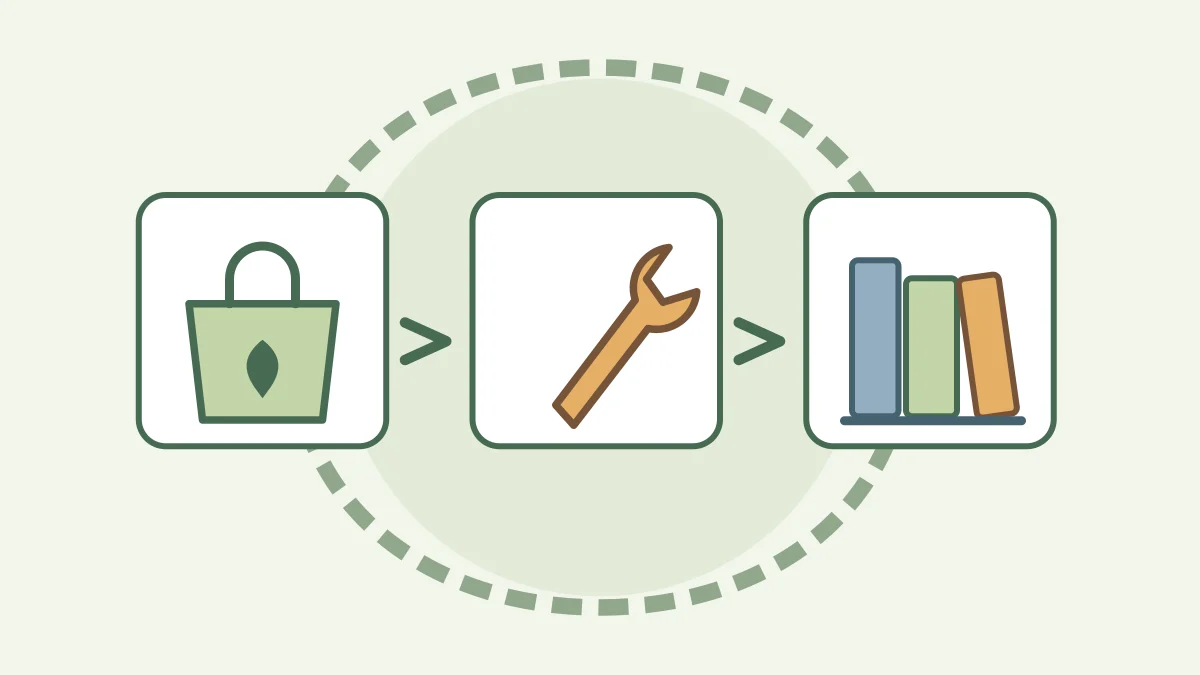
#> input picture assets/images/events/duesseldorf-waste-reduction-week-2026-hero.webp, 1200 x 675 px
$ python -i generate-og-images.py   (imports and definitions only)
#> lines starting #> are read from the running program, lines starting #| are printed output that depends on the picture
#> further down, picture is the input picture: PIL image 1200x675 RGB; mean R, G, B 230.6, 235.7, 223.3
#!/usr/bin/env python3
"""Generate JPEG social-preview images (<name>-og.jpg, 1200x630) next to article heroes.

Threads / Facebook link previews do not reliably read WebP og:image files. When the
og:image cannot be used, Threads falls back to another image on the page (the wide
header logo) and crops it. build-content.mjs points og:image / twitter:image to the
-og.jpg sibling whenever it exists, so run this after adding or replacing a hero image:

  python3 scripts/generate-og-images.py          # create missing / stale files
  python3 scripts/generate-og-images.py --force  # regenerate everything
"""
import argparse
import os
import re
import sys

from PIL import Image

ROOT = os.path.abspath(os.path.join(os.path.dirname(__file__), ".."))
IMAGE_DIRS = [os.path.join(ROOT, "assets", "img")]
CONTENT_DIR = os.path.join(ROOT, "content")
# Hero images outside assets/img (e.g. assets/images/...) referenced from article frontmatter.
FRONTMATTER_IMAGE = re.compile(r"""^(?:image|image_url|hero_image|og_image):\s*["']?(/assets/[^"'\s]+\.webp)""", re.M)
SIZE = (1200, 630)
VARIANT = re.compile(r"-(?:\d+w)\.webp$")


def cover(img):
    img = img.convert("RGB")
    tw, th = SIZE
    scale = max(tw / img.width, th / img.height)
#> scale = 1
    img = img.resize((round(img.width * scale), round(img.height * scale)), Image.LANCZOS)
    left = (img.width - tw) // 2
#> left = 0
    top = (img.height - th) // 2
#> top = 22
    return img.crop((left, top, left + tw, top + th))
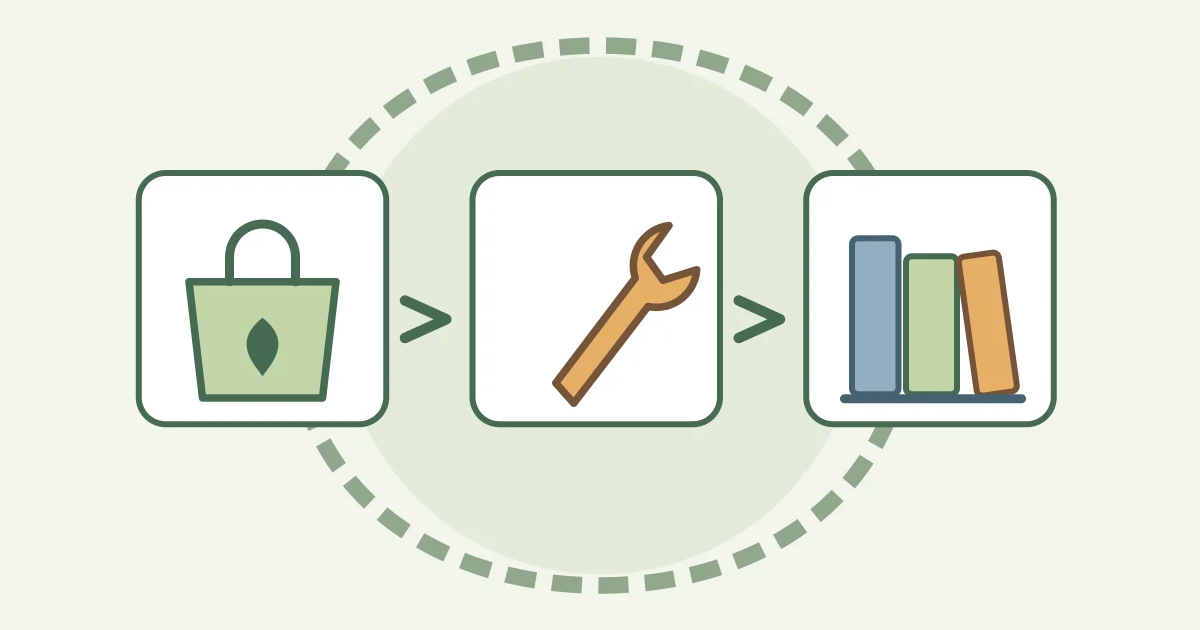
#> returned value: PIL image 1200x630 RGB; mean R, G, B 229.8, 235, 222.4


def sources():
    for base in IMAGE_DIRS:
        for dirpath, _, files in os.walk(base):
            for name in files:
                if name.endswith(".webp") and not VARIANT.search(name):
                    yield os.path.join(dirpath, name)
    for dirpath, _, files in os.walk(CONTENT_DIR):
        for name in files:
            if not name.endswith(".md"):
                continue
            with open(os.path.join(dirpath, name), encoding="utf-8") as fh:
                head = fh.read(4000)
            for src in FRONTMATTER_IMAGE.findall(head):
                path = os.path.join(ROOT, src.lstrip("/"))
                if not src.startswith("/assets/img/") and os.path.isfile(path):
                    yield path


def main():
    parser = argparse.ArgumentParser()
    parser.add_argument("--force", action="store_true")
    args = parser.parse_args()
    made = 0
    for src in sorted(set(sources())):
        dst = src[: -len(".webp")] + "-og.jpg"
        if not args.force and os.path.exists(dst) and os.path.getmtime(dst) >= os.path.getmtime(src):
            continue
        with Image.open(src) as img:
            if img.width < 600:
                continue
            cover(img).save(dst, "JPEG", quality=65, optimize=True, progressive=True)
        made += 1
    print(f"generated {made} og images", file=sys.stderr)


# [2 lines not run here, left out]

>>> from PIL import Image
>>> picture = Image.open('../assets/images/events/duesseldorf-waste-reduction-week-2026-hero.webp')
>>> result = cover(picture)

$ run again, on assets/images/living/bad-wildungen-town-history-timeline-v1-768w.webp
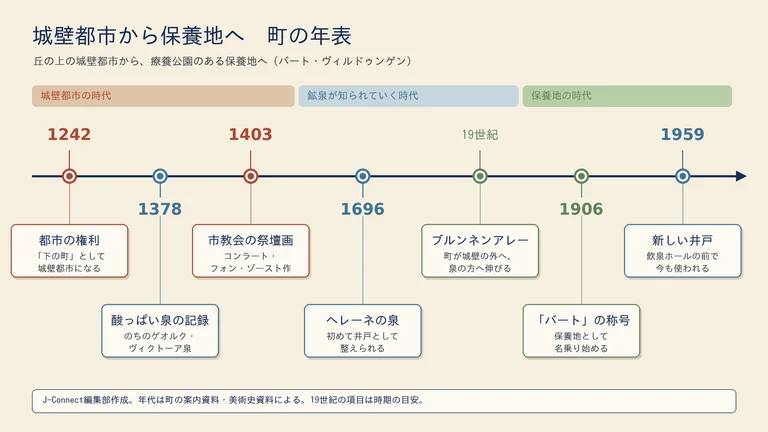
#> input picture assets/images/living/bad-wildungen-town-history-timeline-v1-768w.webp, 768 x 432 px
#> picture is the input picture: PIL image 768x432 RGB; mean R, G, B 237, 232.7, 219.3
#> in cover, `img = img.resize((round(img.width * scale), round(img.height * scale))..`:
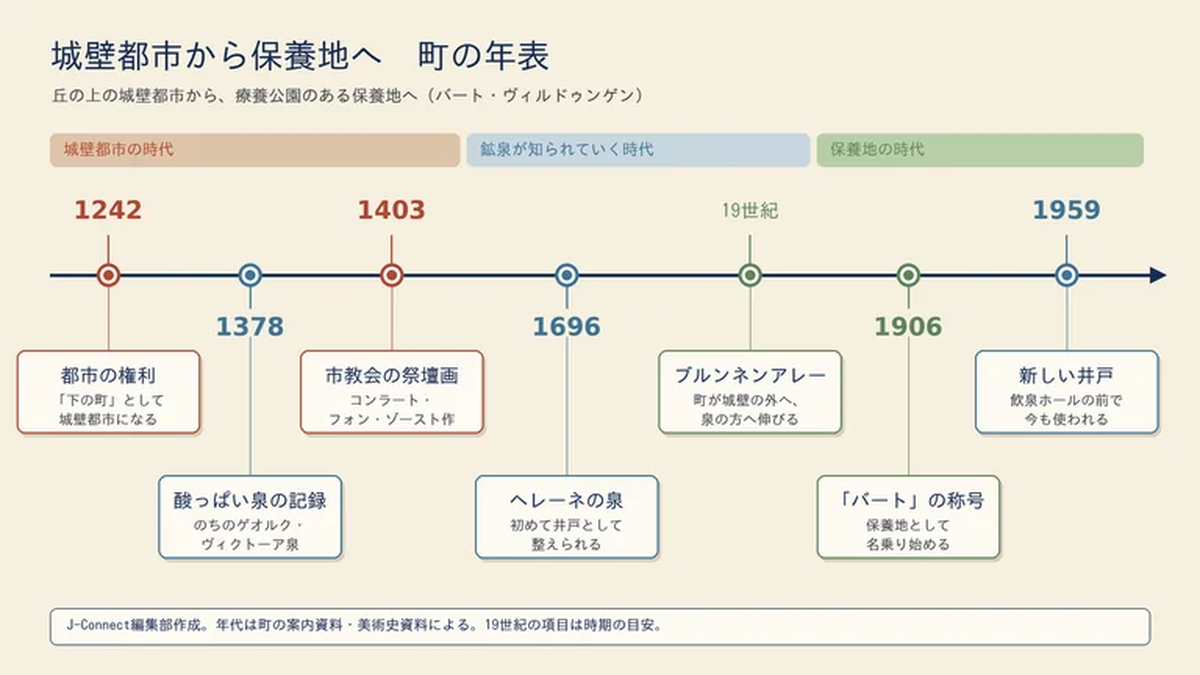
#> img: PIL image 1200x675 RGB; mean R, G, B 236.8, 232.6, 219.2
#> in cover, `return img.crop((left, top, left + tw, top + th))`:
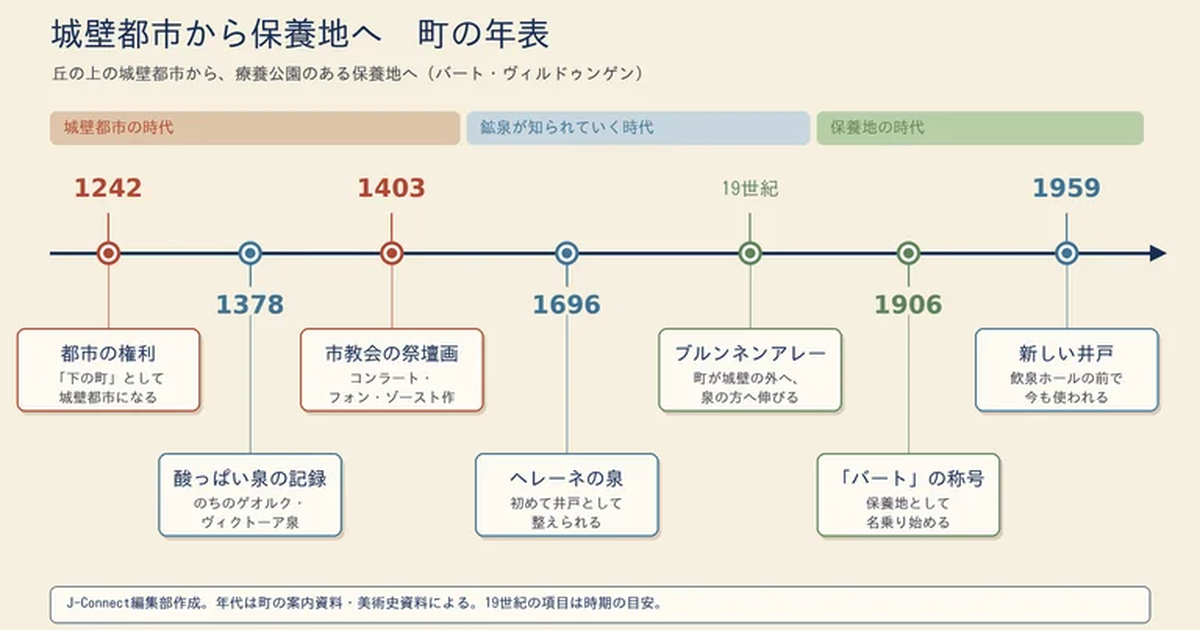
#> returned value: PIL image 1200x630 RGB; mean R, G, B 236.2, 232, 218.9
